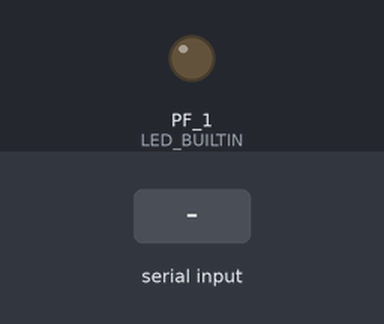
A sketch run on a simulated TI Tiva C LaunchPad. Shown: output pins drawn as LEDs (lit = HIGH). The inputs (shaded band) are chosen by the test bench. What the sketch prints to the serial monitor is not drawn.

Above: at 1.1 s.
At 3.2 s:
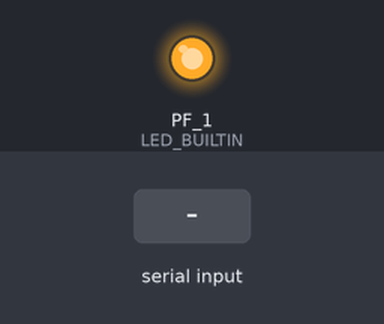
3.3 s: "1" received over the second serial link
Timing chart, 0 to 6.3 s (numbered marks = the images above; inputs shaded):
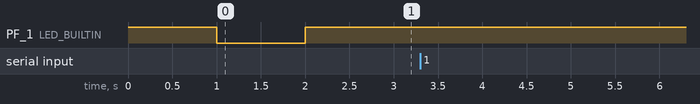

Measured:
- after the input at 3.3 s, every drawn part: stays the same

The sketch:

my13_uart_m4_m7_print.ino
```cpp
/*
 * my13_uart_m4_m7_print.ino For grabbing the Serial1 crash report generated by the Portenta H7
 *
 * Note: Other Arduino must be a 3Volt arduino!
 * GND Portenta to GND other Arduino
 * TX Portenta to RX other Arduino
 * RX Portenta to TX other Arduino
 *
 * On Portenta H7 https://content.arduino.cc/assets/Pinout-PortentaH7_latest.png
 * On Nano 33 BLE https://content.arduino.cc/assets/Pinout-NANOble_latest.png
 * On Nano 33 IOT https://content.arduino.cc/assets/Pinout-NANO33IoT_latest.png
 *
 *
 * You could just purchase a TTL USB cable with the three connections
 *
 * The Portenta M7 Core Serial.println("Hi");  // works fine
 * The Portenta M7 Core Serial1.println("Hi"); // prints out as Serial1
 *
 * The Portenta M4 Core Serial.println("Hi");  // prints out as Serial1
 * The Portenta M4 Core Serial1.println("Hi"); // prints out as Serial1
 *
 * Easier to just use   _UART1_.println("Hi"); // from Both M4 and M7 prints to Serial1 on the UX,TX,GND pins
 *
 *
 * The Portenta also sends crash information out on the UART TX and RX pins.
 * This program allows you to load a running serial1 monitor on another 3.3V Arduino board
 * I use the program putty to monitor it (radio button serial, find com port and speed 115200)
 * use DOS or CMD command "mode" to find the correct port
 *
 * But you could also just use the regual serial monitor on the correct port
 *
 * Update
 * #define Serial1 _UART1_    // This solves an issue with Serial1 on the M4 core
 *
 *
 */


 #if  defined (CORE_CM7)  ||  defined (CORE_CM4) // the PortentaH7


#ifdef CORE_CM7  // Start M7 specific complete sketch
void setup() {
  bootM4();
  Serial.begin(115200);
  Serial1.begin(115200);
}

void loop(){

  Serial.println("M7 serial monitor");
  delay(5);
  Serial1.println("Hello from M7 using M7 Serial1");
  delay(3000);

}

#endif   // all the M7 core stuff


#ifdef CORE_CM4  // Start M4 core specific sketch


#define Serial1 _UART1_    // This solves an issue with Serial1 on the M4 core

void setup() {
  Serial.begin(115200);
  Serial1.begin(115200);
}

void loop(){

  Serial.println("Hello from M4 using Serial");
  delay(5);
  Serial1.println("Hello from M4 using Serial1");
  delay(2000);

}

#endif   // all the M4 core stuff


#else    // some 3.3V non-portenta Arduino such as the Nano 33 BLE or Nano 33 IOT or SeeduinoXIAO

void setup() {
  pinMode(LED_BUILTIN, OUTPUT);
  Serial.begin(115200);
  Serial1.begin(115200);

  //while(!Serial.available()){} // I don't like this but useful today.
  //Serial.println("Hello from the other Arduino");
  digitalWrite(LED_BUILTIN, HIGH);  // flash on-board LED no matter grounding
  delay(1000);
  digitalWrite(LED_BUILTIN, LOW);
  delay(1000);
  digitalWrite(LED_BUILTIN, HIGH);
}

void loop() {

  if (Serial1.available()) {     // If anything comes in Serial1 (pins 0 & 1) (check your board, RX13 Tx 14 on Portenta)
    Serial.write(Serial1.read());   // read it and send it out Serial (USB)
  }


}


#endif


/*
 * lets crash the Portenta !
 *
 * long comment the above code and uncomment the below code
 *
 */


/*

void setup() {
}

void loop() {
  analogWrite(A5,128);
}

*/
```
